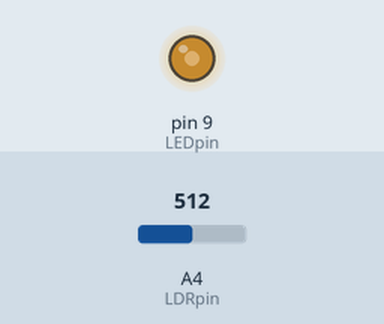
Simulated run of this sketch. Board: Arduino Uno, built with avr-gcc and run on an emulated ATmega328P. Shown: output pins drawn as LEDs (lit = HIGH). The test bench sets the inputs (shaded band); at power-on: A4 (LDRpin) = 512.

Above: at 1.2 s.
1.3 s: A4 (LDRpin) set to 306
At 2.0 s:
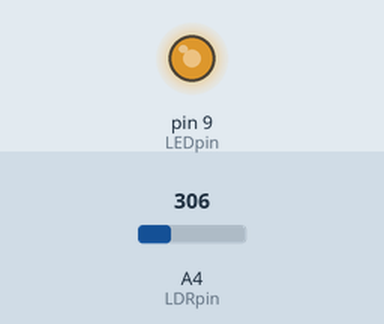
2.8 s: A4 (LDRpin) set to 122
At 3.1 s:
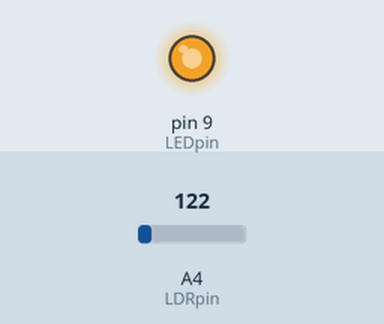
4.3 s: A4 (LDRpin) set to 900
At 5.5 s:
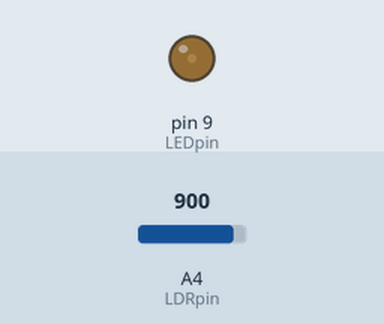
5.8 s: A4 (LDRpin) set to 1023
At 6.6 s:
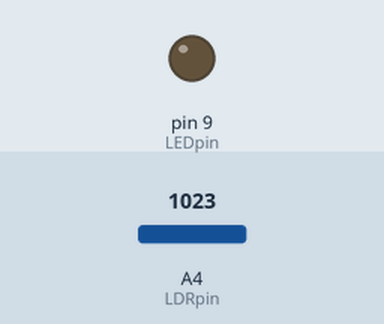
7.3 s: A4 (LDRpin) set to 511
At 7.8 s:
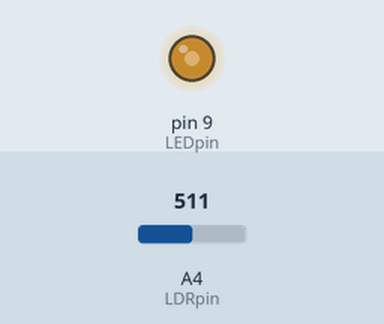
Timing chart, 0 to 9.8 s (numbered marks = the images above; inputs shaded):
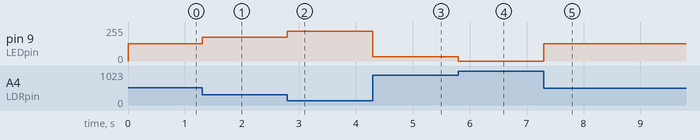

The sketch:

Light_Detecting_Resistor_with_LED.ino
```cpp
/*
 * Light_Detecting_Resistor_with_LED.ino
 *
 * https://www.browndoggadgets.com/
 *
 */


// set variable name for an analog input pin
int LDRpin = A4;

// set variable name for a digital output pin with Pulse Width Modulation
// pins 3, 5, 6, 9, 10, 11 support PWM
int LEDpin = 9;

// set variable name to hold the input value
int LDRvalue;

// set variable name to hold the adjusted value
int LDRvalueMapped;


// the setup runs once at the beginning of the sketch
void setup() {

  // analog pins are set to input by default but
  // we still need to set the LEDpin for output
  pinMode(LEDpin, OUTPUT);

}


// the loop runs forever after the setup is complete
void loop() {

  // assign the value of input using analogRead on the pin
  LDRvalue = analogRead(LDRpin);

  // use the map function to set scale of 0-1023 to scale of 255-0
  LDRvalueMapped = map(LDRvalue, 0, 1023, 255, 0);

  // write the value between 255-0 to the PWM pin
  analogWrite(LEDpin, LDRvalueMapped);

}
```

Measured:
- after the input at 1.3 s, pin 9 (LEDpin): 128/255 → 179/255 at once
- after the input at 2.8 s, pin 9 (LEDpin): 179/255 → 225/255 at once
- after the input at 4.3 s, pin 9 (LEDpin): 225/255 → 31/255 at once
- after the input at 5.8 s, pin 9 (LEDpin): 31/255 → 0/255 at once
- after the input at 7.3 s, pin 9 (LEDpin): 0/255 → 128/255 at once
